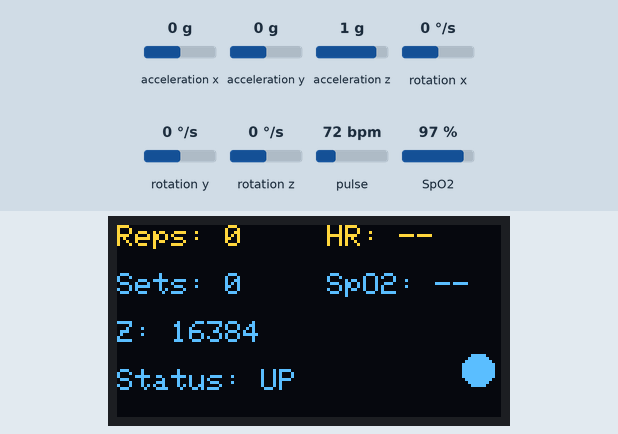
Simulated run of this sketch. Board: ESP32. Shown: 128×64 one-colour display. Inputs (shaded band) come from the test bench; at power-on: acceleration z 1 g, pulse 72 bpm, acceleration x 0 g, acceleration y 0 g, rotation x 0 °/s, rotation y 0 °/s, rotation z 0 °/s, SpO2 97 %. The OLED is the two-colour kind (top 16 rows yellow); WiFi joins after 1.5 s; servers stay silent unless stated; what the sketch prints to the serial monitor is not drawn.

Above: at 8.7 s.
8.8 s: acceleration z set to 0.2 g
At 11.0 s:
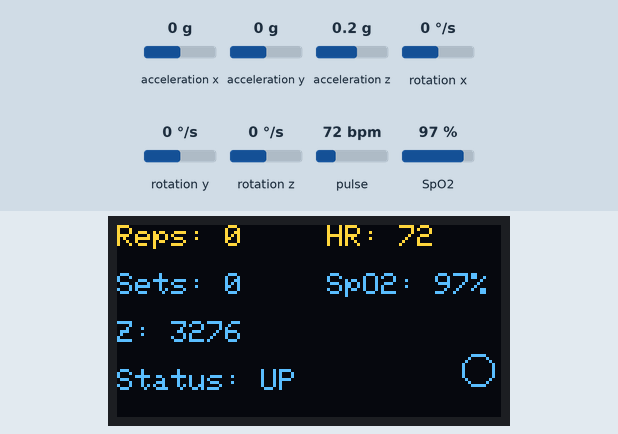
11.8 s: acceleration z set to -0.1 g
At 13.1 s:
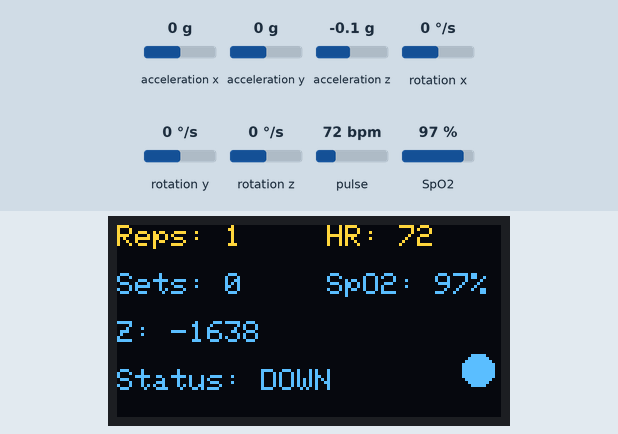
14.1 s: acceleration z set to 0.8 g
At 14.3 s:
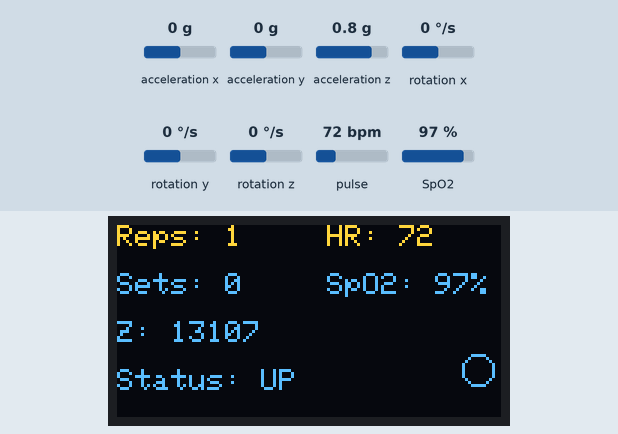
15.9 s: pulse set to 42 bpm
At 16.4 s:
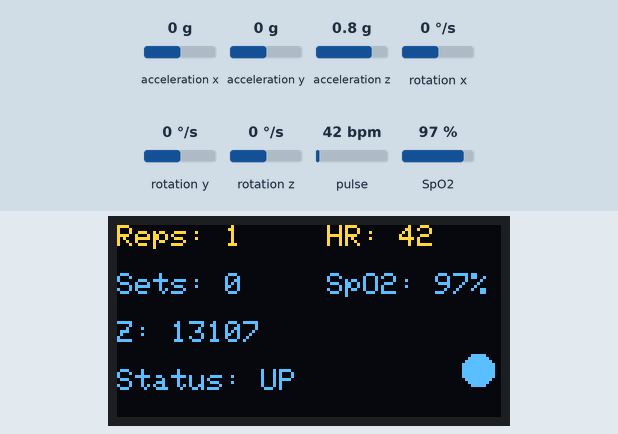
18.0 s: acceleration z set to -1.4 g
At 19.8 s:
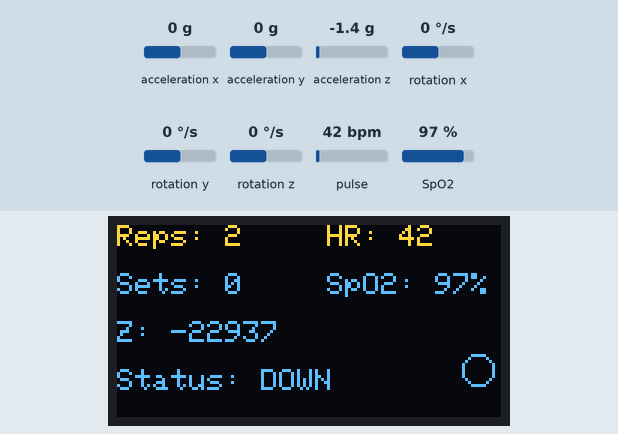
20.4 s: acceleration z set to 1.4 g
At 20.6 s:
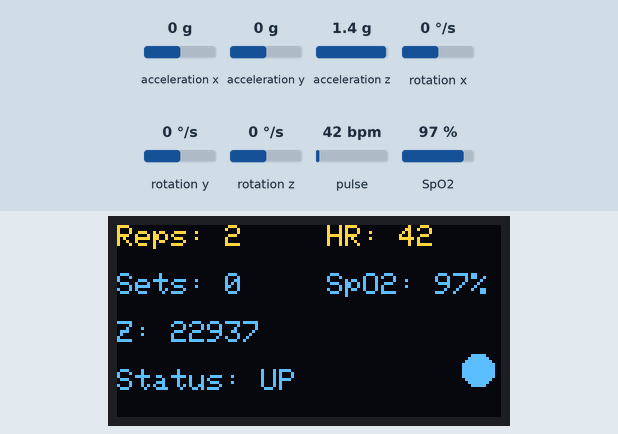
Timing chart, 0 to 23.2 s (numbered marks = the images above; inputs shaded):
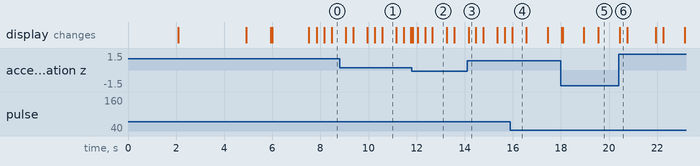

Measured:
- the behaviour switches between 0.1 and 0 g on acceleration z (found by bisection; images 1 and 2)
- after the input at 11.8 s, the display: first changes at once (image 2 shows a later state)
- after the input at 14.1 s, the display: changes after 0.06 s (image 3)
- after the input at 15.9 s, the display: changes after 0.07 s (image 4)
- after the input at 18.0 s, the display: first changes at once (image 5 shows a later state)
- after the input at 20.4 s, the display: changes after 0.05 s (image 6)
- what the display in image 1 shows lasts 0.5 s, from 10.6 s to 11.1 s

The sketch:

SmartDumbell.ino
```cpp
#define BLYNK_TEMPLATE_ID ""
#define BLYNK_TEMPLATE_NAME ""
#define BLYNK_AUTH_TOKEN ""

#define BLYNK_PRINT Serial

#include <Wire.h>
#include <MPU6050.h>
#include <WiFi.h>
#include <BlynkSimpleEsp32.h>
#include <Adafruit_GFX.h>
#include <Adafruit_SSD1306.h>
#include "MAX30100_PulseOximeter.h"  // Added for oximeter

char ssid[] = "";
char pass[] = "";

MPU6050 mpu;
// OLED display setup (typically 128x64 pixels)
#define SCREEN_WIDTH 128
#define SCREEN_HEIGHT 64
#define OLED_RESET -1   // Reset pin (-1 if sharing Arduino reset pin)
Adafruit_SSD1306 display(SCREEN_WIDTH, SCREEN_HEIGHT, &Wire, OLED_RESET);

// Pulse oximeter setup
PulseOximeter pox;
uint32_t lastBeatDetectedTime = 0;
float heartRate = 0;
float spO2 = 0;
bool heartBeat = false;

int repCount = 0;
int setCount = 0;
bool lifting = false;
BlynkTimer timer;
unsigned long lastAxisPrint = 0;  // For tracking when to print axis data
bool forceBlynkUpdate = false;    // Flag to force Blynk update

// Callback function for beat detection
void onBeatDetected() {
    lastBeatDetectedTime = millis();
    heartBeat = true;
    Serial.println("Beat detected!");
}

// Function to send data to Blynk and update OLED
void sendDataToBlynk() {
    // Update pulse oximeter readings
    pox.update();

    // Get the latest values if they're valid (greater than 0)
    if (pox.getHeartRate() > 0) {
        heartRate = pox.getHeartRate();
    }
    if (pox.getSpO2() > 0) {
        spO2 = pox.getSpO2();
    }

    // Always update Blynk with current rep, set, and HR counts
    Blynk.virtualWrite(V1, repCount);
    Blynk.virtualWrite(V2, setCount);
    Blynk.virtualWrite(V3, heartRate);  // Adding heart rate to Blynk
    Blynk.virtualWrite(V4, spO2);       // Adding SpO2 to Blynk

    // Debug message to confirm Blynk updates
    if (forceBlynkUpdate) {
        Serial.println("===> BLYNK UPDATE SENT <===");
        Serial.print("Sent to Blynk - Reps: ");
        Serial.print(repCount);
        Serial.print(", Sets: ");
        Serial.print(setCount);
        Serial.print(", HR: ");
        Serial.print(heartRate, 0);
        Serial.print(", SpO2: ");
        Serial.println(spO2, 0);
        forceBlynkUpdate = false;
    }

    // Update OLED display
    display.clearDisplay();
    display.setTextSize(1);
    display.setTextColor(SSD1306_WHITE);

    // First row - Reps and HR
    display.setCursor(0, 0);
    display.print("Reps: ");
    display.print(repCount);
    display.setCursor(70, 0);
    display.print("HR: ");
    if (heartRate > 0) {
        display.print(heartRate, 0);
    } else {
        display.print("--");
    }

    // Second row - Sets and SpO2
    display.setCursor(0, 16);
    display.print("Sets: ");
    display.print(setCount);
    display.setCursor(70, 16);
    display.print("SpO2: ");
    if (spO2 > 0) {
        display.print(spO2, 0);
        display.print("%");
    } else {
        display.print("--");
    }

    // Get motion data
    int16_t ax, ay, az, gx, gy, gz;
    mpu.getMotion6(&ax, &ay, &az, &gx, &gy, &gz);

    // Third row - Z value
    display.setCursor(0, 32);
    display.print("Z: ");
    display.print(az);

    // Fourth row - Status
    display.setCursor(0, 48);
    display.print("Status: ");
    display.print(lifting ? "UP" : "DOWN");

    // Heart indicator in the corner
    if (millis() - lastBeatDetectedTime < 500) {  // Flash for 500ms on beat
        display.fillCircle(120, 48, 5, SSD1306_WHITE);
    } else {
        display.drawCircle(120, 48, 5, SSD1306_WHITE);
    }

    display.display();

    // Reset heartbeat flag
    heartBeat = false;
}

void setup() {
    Serial.begin(115200);
    Wire.begin();

    // Initialize OLED display
    if(!display.begin(SSD1306_SWITCHCAPVCC, 0x3C)) {  // Address 0x3C for 128x64
        Serial.println(F("SSD1306 allocation failed"));
        while(1);
    }
    display.clearDisplay();

    // Display welcome message
    display.setTextSize(2);
    display.setTextColor(SSD1306_WHITE);
    display.setCursor(0, 0);
    display.println("Hello!");
    display.setTextSize(1);
    display.setCursor(0, 24);
    display.println("Smart Dumbell");
    display.setCursor(0, 40);
    display.println("with Heart Rate");
    display.display();

    Serial.println("Hello! Smart Dumbell with HR Starting...");
    delay(2000);  // Show welcome message for 2 seconds

    // Clear display after initial message
    display.clearDisplay();
    display.setTextSize(1);
    display.setCursor(0, 0);
    display.println("Connecting WiFi");
    display.display();

    // Connect to WiFi and Blynk
    Blynk.begin(BLYNK_AUTH_TOKEN, ssid, pass);

    // Wait a bit to ensure proper Blynk connection
    delay(1000);

    display.clearDisplay();
    display.setCursor(0, 0);
    display.println("WiFi Connected");
    display.display();
    delay(1000);

    // Initialize MAX30100 sensor
    display.clearDisplay();
    display.setCursor(0, 0);
    display.println("Init Heart Sensor...");
    display.display();

    // Initialize pulse oximeter
    if (!pox.begin()) {
        Serial.println("MAX30100 Not Found!");
        display.clearDisplay();
        display.setCursor(0, 0);
        display.println("HR Sensor Error!");
        display.display();
        delay(2000);
        // Continue without heart rate sensor
    } else {
        Serial.println("MAX30100 Ready!");
        pox.setOnBeatDetectedCallback(onBeatDetected);
        pox.setIRLedCurrent(MAX30100_LED_CURR_7_6MA);
    }

    // Initialize MPU6050
    display.clearDisplay();
    display.setCursor(0, 0);
    display.println("Init Motion Sensor...");
    display.display();

    mpu.initialize();
    if (!mpu.testConnection()) {
        Serial.println("MPU6050 Not Found!");
        display.clearDisplay();
        display.setCursor(0, 0);
        display.println("Motion Sensor Error!");
        display.display();
        while (1);
    }

    Serial.println("MPU6050 Ready!");
    Serial.println("Smart Dumbell with HR Monitor");
    Serial.println("----------------------");

    display.clearDisplay();
    display.setCursor(0, 0);
    display.println("Ready to start!");
    display.setCursor(0, 16);
    display.println("Lift to count");
    display.setCursor(0, 32);
    display.println("Measuring HR & SpO2");
    display.display();
    delay(1500);

    // Initial display of reps and sets
    display.clearDisplay();
    display.setCursor(0, 0);
    display.println("Reps: 0  HR: --");
    display.setCursor(0, 16);
    display.println("Sets: 0  SpO2: --%");
    display.display();

    // Set Blynk timer to send data every 300ms for better responsiveness
    timer.setInterval(300L, sendDataToBlynk);

    // Initial Blynk update to make sure the app shows zeros
    Blynk.virtualWrite(V1, 0);
    Blynk.virtualWrite(V2, 0);
    Blynk.virtualWrite(V3, 0);
    Blynk.virtualWrite(V4, 0);
    Serial.println("Initial values sent to Blynk");

    // Debug to check Blynk connection
    if (Blynk.connected()) {
        Serial.println("Blynk is connected successfully!");
    } else {
        Serial.println("Warning: Blynk connection issue!");
    }
}

// Function to manually sync all values to Blynk
void syncBlynk() {
    Blynk.virtualWrite(V1, repCount);
    Blynk.virtualWrite(V2, setCount);
    Blynk.virtualWrite(V3, heartRate);
    Blynk.virtualWrite(V4, spO2);
    Serial.println("Manual Blynk sync performed");
}

// Add handler for Blynk connection event
BLYNK_CONNECTED() {
    Serial.println("Blynk connected!");
    // Sync all values immediately when connected
    syncBlynk();
}

void loop() {
    Blynk.run();
    timer.run();

    // Update pulse oximeter
    pox.update();

    int16_t ax, ay, az, gx, gy, gz;
    mpu.getMotion6(&ax, &ay, &az, &gx, &gy, &gz);

    // Print all axis data every 200ms to avoid flooding the serial monitor
    unsigned long currentMillis = millis();
    if (currentMillis - lastAxisPrint >= 200) {
        lastAxisPrint = currentMillis;

        // Print all accelerometer and gyroscope values
        Serial.print("Accel (x,y,z): ");
        Serial.print(ax); Serial.print(", ");
        Serial.print(ay); Serial.print(", ");
        Serial.print(az);

        Serial.print(" | Gyro (x,y,z): ");
        Serial.print(gx); Serial.print(", ");
        Serial.print(gy); Serial.print(", ");
        Serial.print(gz);

        Serial.print(" | Status: ");
        Serial.print(lifting ? "UP" : "DOWN");

        Serial.print(" | Reps: ");
        Serial.print(repCount);

        Serial.print(" | Sets: ");
        Serial.print(setCount);

        Serial.print(" | HR: ");
        Serial.print(heartRate, 0);

        Serial.print(" | SpO2: ");
        Serial.println(spO2, 0);
    }

    // EXTREMELY REDUCED threshold for easy counting
    if (az > 1500 && !lifting) {  // Reduced from 3000 to 1500
        lifting = true;  // Movement detected (lifting)
        Serial.println("===> MOVEMENT UP DETECTED! <===");
    }
    if (az < 1000 && lifting) {  // Reduced from 2000 to 1000
        repCount++;      // Count one rep
        lifting = false; // Reset for next rep

        Serial.println("===> REP COUNTED! <===");
        Serial.print("Reps: ");
        Serial.print(repCount);
        Serial.print(" | Sets: ");
        Serial.println(setCount);

        // Update OLED display immediately after a rep
        display.clearDisplay();
        display.setTextSize(1);
        display.setCursor(0, 0);
        display.print("Reps: ");
        display.print(repCount);
        display.setCursor(70, 0);
        display.print("HR: ");
        if (heartRate > 0) {
            display.print(heartRate, 0);
        } else {
            display.print("--");
        }

        display.setCursor(0, 16);
        display.print("Sets: ");
        display.print(setCount);
        display.setCursor(70, 16);
        display.print("SpO2: ");
        if (spO2 > 0) {
            display.print(spO2, 0);
            display.print("%");
        } else {
            display.print("--");
        }

        display.setCursor(0, 32);
        display.print("Z: ");
        display.println(az);
        display.setCursor(0, 48);
        display.println("REP COUNTED!");
        display.display();

        // Send data to Blynk immediately after rep - DIRECT UPDATE
        Blynk.virtualWrite(V1, repCount);
        // Set flag to force Blynk update in timer function too
        forceBlynkUpdate = true;

        // Convert reps into sets (8 reps = 1 set)
        if (repCount >= 8) {
            setCount++;
            repCount = 0;

            // Update serial output for completed set
            Serial.println("===> SET COMPLETED! <===");

            // Flash completed message on OLED
            display.clearDisplay();
            display.setTextSize(2);
            display.setCursor(0, 8);
            display.println("SET");
            display.setCursor(0, 32);
            display.println("COMPLETED!");
            display.display();
            delay(1500);

            // Return to normal display with heart rate
            display.clearDisplay();
            display.setTextSize(1);
            display.setCursor(0, 0);
            display.print("Reps: 0");
            display.setCursor(70, 0);
            display.print("HR: ");
            if (heartRate > 0) {
                display.print(heartRate, 0);
            } else {
                display.print("--");
            }

            display.setCursor(0, 16);
            display.print("Sets: ");
            display.print(setCount);
            display.setCursor(70, 16);
            display.print("SpO2: ");
            if (spO2 > 0) {
                display.print(spO2, 0);
                display.print("%");
            } else {
                display.print("--");
            }
            display.display();

            // Update Blynk with BOTH direct and timer approaches
            Blynk.virtualWrite(V1, repCount);
            Blynk.virtualWrite(V2, setCount);
            forceBlynkUpdate = true;

            // Extra measure - call manual sync
            syncBlynk();
        }
    }

    // Periodically check Blynk connection
    static unsigned long lastCheck = 0;
    if (currentMillis - lastCheck >= 5000) {  // Every 5 seconds
        lastCheck = currentMillis;
        if (!Blynk.connected()) {
            Serial.println("Blynk connection lost! Attempting to reconnect...");
            Blynk.connect();  // Attempt to reconnect
        }
    }

    delay(10);  // Small delay to prevent CPU overload
}
```
